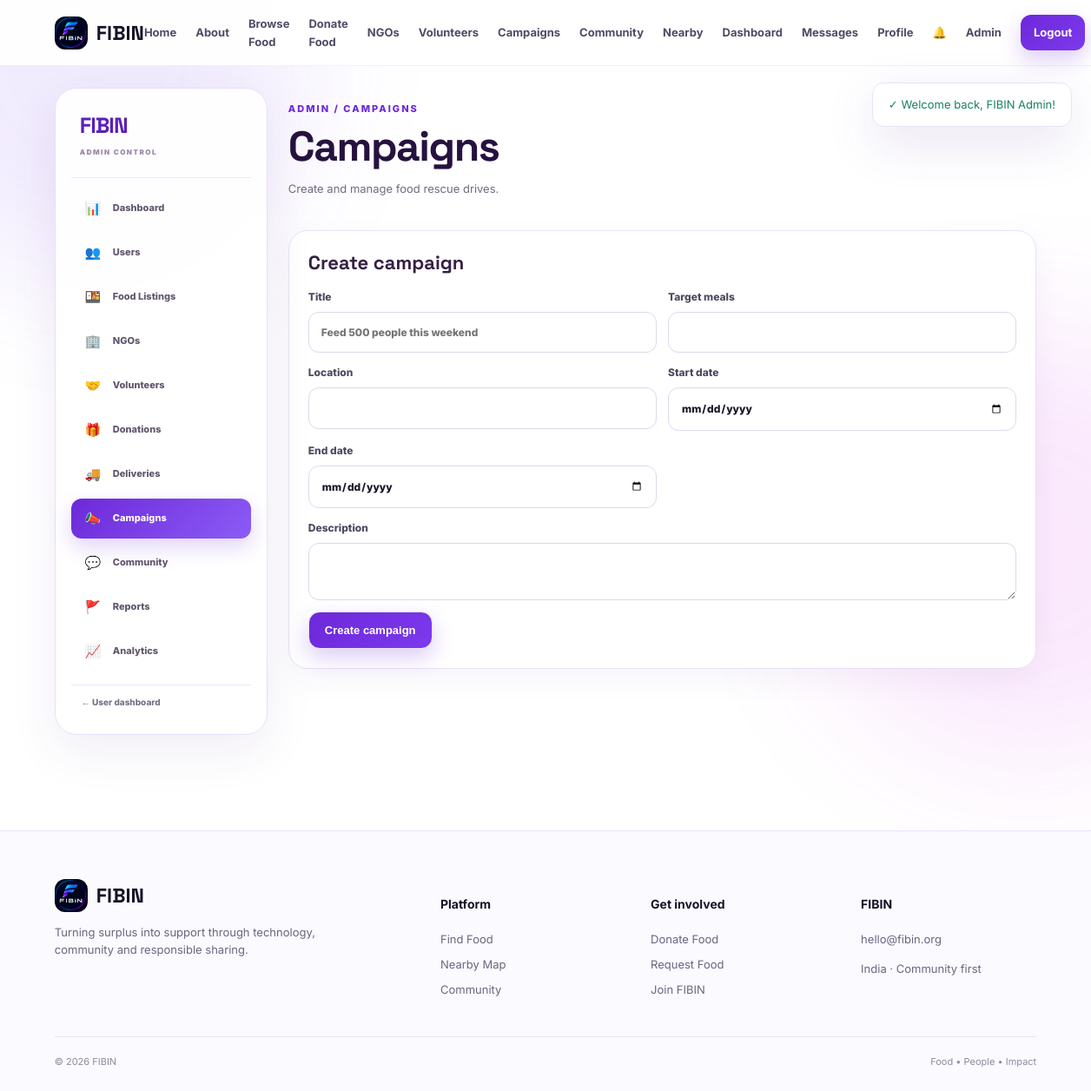
The app's page /admin/campaigns.php (signed in), older data.
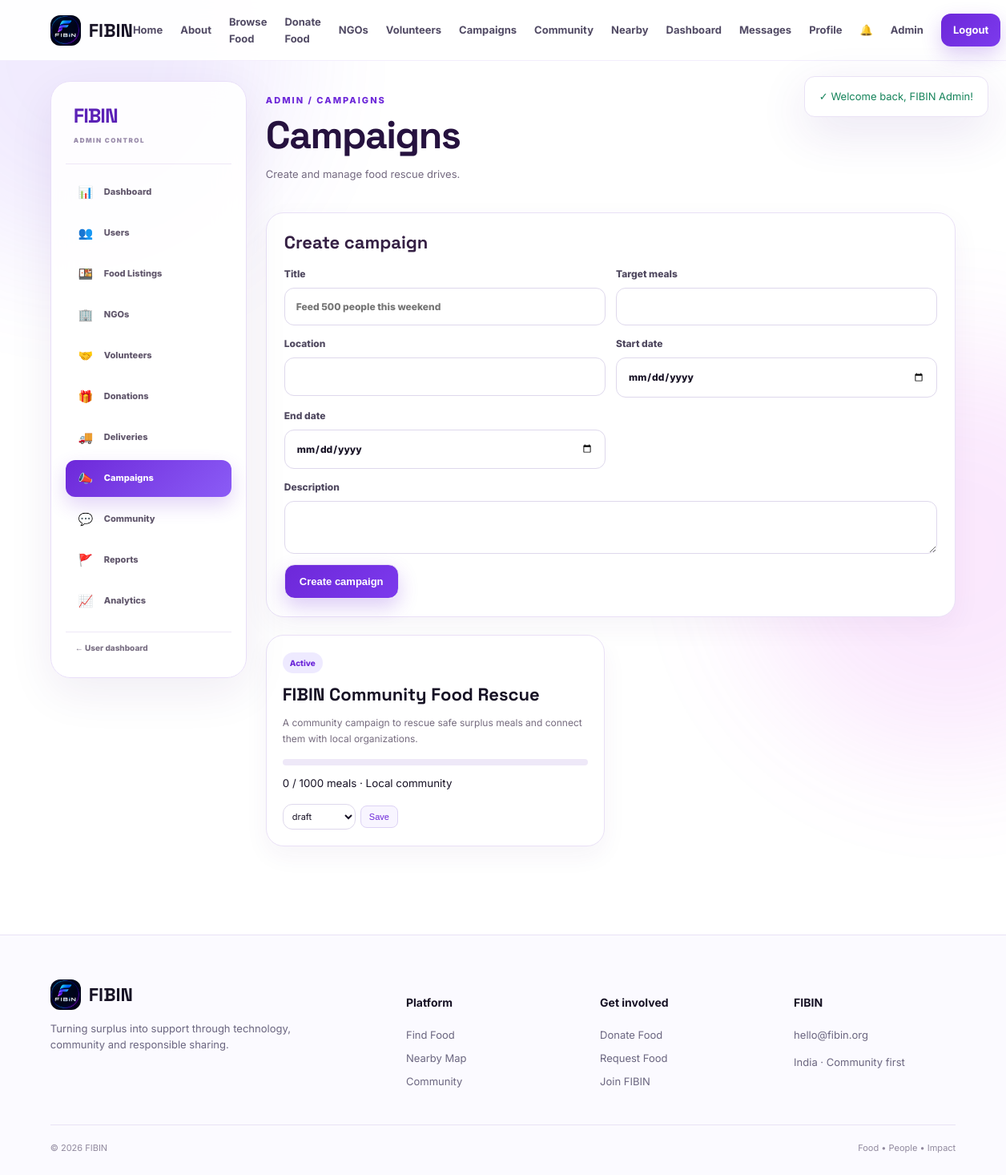
The same page, newer data.
### tables this page shows
CREATE TABLE IF NOT EXISTS campaigns (
 id INT AUTO_INCREMENT PRIMARY KEY, title VARCHAR(180) NOT NULL, description TEXT NULL, target_meals INT NOT NULL DEFAULT 0, raised_meals INT NOT NULL DEFAULT 0,
 location VARCHAR(180) NULL, start_date DATE NULL, end_date DATE NULL, status ENUM('draft','active','completed','paused') NOT NULL DEFAULT 'draft', created_by INT NULL,
 created_at TIMESTAMP DEFAULT CURRENT_TIMESTAMP, FOREIGN KEY(created_by) REFERENCES users(id) ON DELETE SET NULL
);

### config/config.php (called while the page is built, shortened)
<?php
function e($value){return htmlspecialchars((string)$value,ENT_QUOTES,'UTF-8');}
function badge_class($status){return match($status){'approved','available','accepted','completed','online'=>'success','pending','away'=>'warning','rejected','cancelled','expired'=>'danger',default=>'info'};}

### admin/campaigns.php (the view, shortened to what this page needs)
<?php $page_title='Campaigns'; require 'layout.php';
$rows=$pdo->query('SELECT * FROM campaigns ORDER BY created_at DESC')->fetchAll();
?><section class="admin-page-head"><div><span class="kicker">ADMIN / CAMPAIGNS</span><h1>Campaigns</h1><p>Create and manage food rescue drives.</p></div></section><section class="admin-form-card"><h2>Create campaign</h2><form method="post" class="form-grid"><input type="hidden" name="csrf" value="<?=e(csrf_token())?>"><input type="hidden" name="action" value="add"><label>Title<input name="title" required placeholder="Feed 500 people this weekend"></label><label>Target meals<input type="number" name="target_meals" min="0" required></label><label>Location<input name="location"></label><label>Start date<input type="date" name="start_date"></label><label>End date<input type="date" name="end_date"></label><label>Description<textarea name="description"></textarea></label><button class="btn primary">Create campaign</button></form></section><div class="campaign-admin-grid"><?php foreach($rows as $c):$pct=$c['target_meals']?min(100,round($c['raised_meals']/$c['target_meals']*100)):0;?><article class="campaign-admin-card"><span class="badge <?=badge_class($c['status'])?>"><?=e($c['status'])?></span><h3><?=e($c['title'])?></h3><p><?=e($c['description'])?></p><div class="progress"><span style="width:<?=$pct?>%"></span></div><small><?=intval($c['raised_meals'])?> / <?=intval($c['target_meals'])?> meals · <?=e($c['location']?:'Community')?></small><form method="post" class="inline-form campaign-status"><input type="hidden" name="csrf" value="<?=e(csrf_token())?>"><input type="hidden" name="action" value="status"><input type="hidden" name="id" value="<?=$c['id']?>"><select name="status"><option>draft</option><option>active</option><option>paused</option><option>completed</option></select><button class="mini-btn">Save</button></form></article><?php endforeach;?></div><?php require 'footer.php'; ?>

### admin/layout.php (shortened to what this page needs)
<?php
require_once '../config/config.php';
require_once '../includes/header.php';
$admin_nav=[
 ['Dashboard','index.php','📊'],['Users','users.php','👥'],['Food Listings','foods.php','🍱'],['NGOs','ngos.php','🏢'],['Volunteers','volunteers.php','🤝'],['Donations','donations.php','🎁'],['Deliveries','deliveries.php','🚚'],['Campaigns','campaigns.php','📣'],['Community','community.php','💬'],['Reports','reports.php','🚩'],['Analytics','analytics.php','📈']
];
?>
<div class="admin-shell">
 <aside class="admin-sidebar"><div class="admin-brand"><span>FIBIN</span><small>ADMIN CONTROL</small></div><nav><?php foreach($admin_nav as $n):?><a class="<?=basename($_SERVER['PHP_SELF'])===$n[1]?'active':''?>" href="<?=$n[1]?>"><b><?=$n[2]?></b><span><?=e($n[0])?></span></a><?php endforeach;?></nav><a class="admin-back" href="../dashboard.php">← User dashboard</a></aside>
 <main class="admin-main">

Row changes from the older to the newer data that the page shows:
added campaigns: status "Active", title "FIBIN Community Food Rescue", description "A community campaign to rescue safe surplus meals and connect them with local organizations.", raised_meals "0", target_meals "1000", location "Local community"
